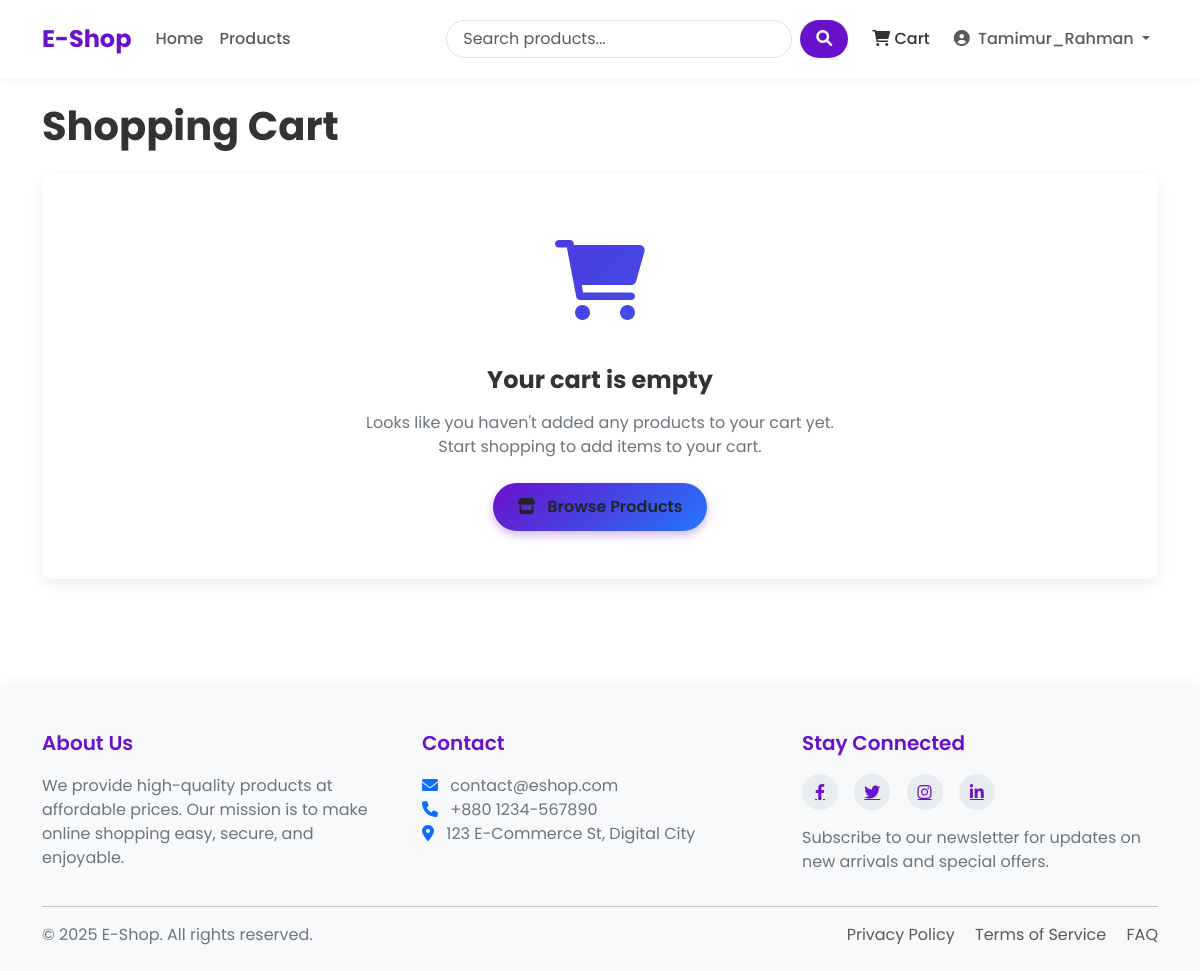
The app's page /cart/ (signed in), older data.
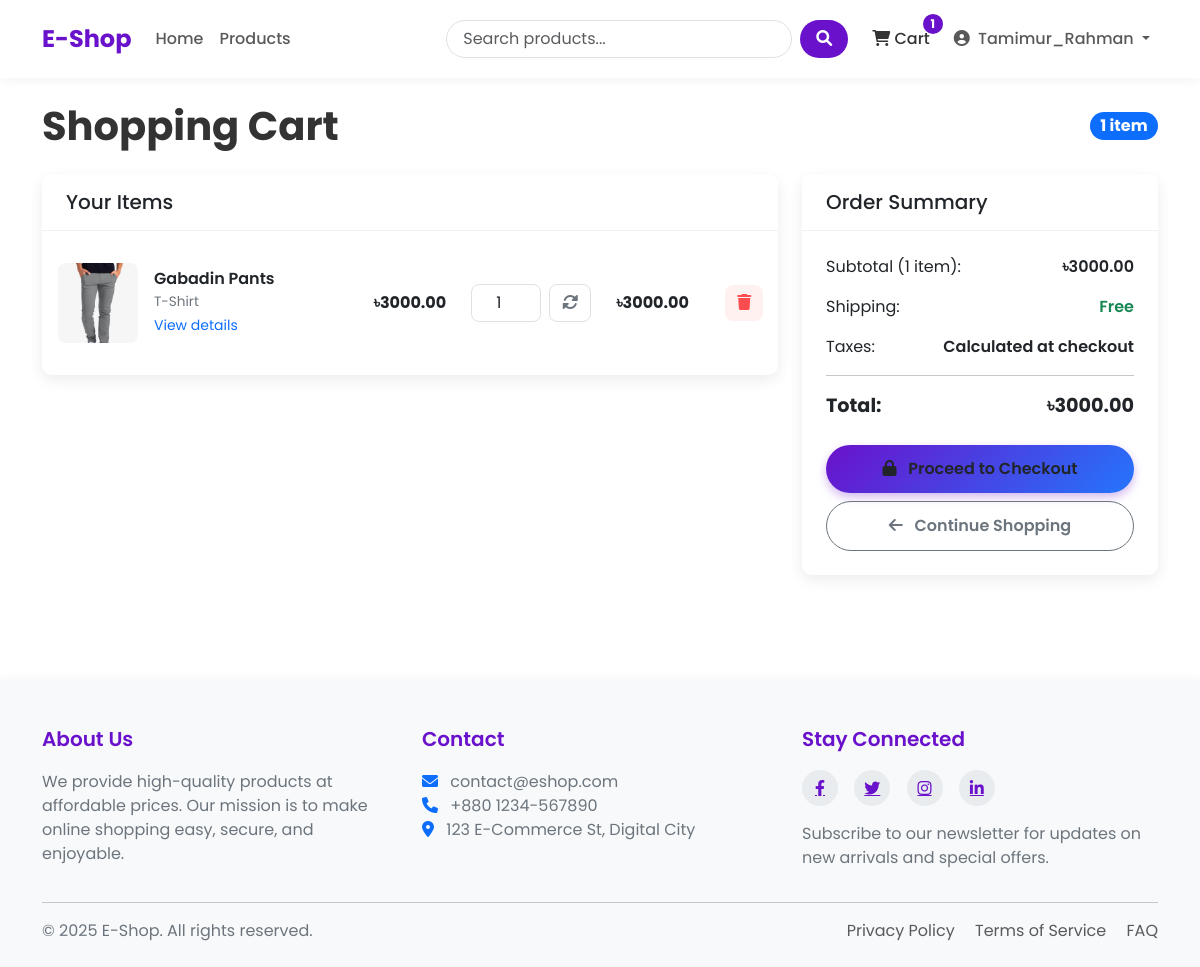
The same page, newer data.
### shop/models.py (models this page shows, shortened)
class Cart(models.Model):
    user = models.OneToOneField(User, on_delete=models.CASCADE)
    created_at = models.DateTimeField(auto_now_add=True)
    updated_at = models.DateTimeField(auto_now = True)
    def get_total_price(self):
        items = self.items.all() # specific cart items
        return sum(item.get_cost() for item in items)
    def get_total_items(self):
        qty = self.items.all()
        return sum(qty.quantity for qty in qty)

class CartItem(models.Model):
    cart = models.ForeignKey(Cart,on_delete=models.CASCADE,related_name='items')
    product = models.ForeignKey(Product,on_delete=models.CASCADE)
    quantity = models.PositiveIntegerField(default=1)
    def get_cost(self):
        return (self.product.price)*(self.quantity)

class Product(models.Model):
    name = models.CharField(max_length=200)
    slug = models.SlugField(max_length=200,unique=True)
    category = models.ForeignKey(Category,on_delete=models.CASCADE,related_name='products')
    description = models.TextField()
    price = models.DecimalField(max_digits=10,decimal_places=2) #122.23
    stock = models.PositiveBigIntegerField(default=1)
    available = models.BooleanField(default=True)
    created = models.DateTimeField(auto_now_add=True)
    updated = models.DateTimeField(auto_now=True)
    image = models.ImageField(upload_to = 'products/%Y/%m/%d')

class Category(models.Model):
    name = models.CharField(max_length=100)
    slug = models.SlugField(max_length=100,unique=True,null=True,blank=True)
    description = models.TextField(blank=True)
    class Meta:
        verbose_name_plural = 'Categories'

### shop/views.py (the view)
# urls.py: path('cart/',views.cart_detail,name='cart_detail'),
@login_required
def cart_detail(request):
    try:
        cart = models.Cart.objects.get(user=request.user)
    except models.Cart.DoesNotExist:
        cart = models.Cart.objects.create(user=request.user)
    return render(request,'shop/cart.html',{'cart':cart})

### shop/context_processors.py (called while the page is built)
def cart_items_count(request):
    if request.user.is_authenticated:
        try:
            cart = Cart.objects.get(user=request.user)
            return {'cart_items_count': cart.get_total_items()}
        except Cart.DoesNotExist:
            return {'cart_items_count':0}
    return {'cart_items_count':0}

### templates/shop/cart.html (shortened to what this page needs)
{% extends 'base.html' %}
{% block content %}
<div class="cart-header">
    <h1 class="cart-title">Shopping Cart</h1>
    {% if cart.items.all %}
    <span class="badge bg-primary rounded-pill fs-6">{{ cart.get_total_items }} item{{ cart.get_total_items|pluralize }}</span>
    {% endif %}
</div>
{% if cart.items.all %}
<div class="row">
    <div class="col-lg-8">
        <div class="cart-card card">
            <div class="card-header">
                <h5 class="mb-0">Your Items</h5>
            </div>
            <div class="card-body">
                {% for item in cart.items.all %}
                <div class="cart-item row align-items-center">
                    <div class="col-md-5">
                        <div class="d-flex align-items-center">
                            {% if item.product.image %}
                            <div class="cart-item-image me-3">
                                <img src="{{ item.product.image.url }}" alt="{{ item.product.name }}"
                                     class="img-fluid">
                            </div>
                            {% else %}
                            <div class="bg-light text-center cart-item-image me-3 d-flex justify-content-center align-items-center">
                                <i class="fas fa-image fa-2x text-muted"></i>
                            </div>
                            {% endif %}
                            <div>
                                <h6 class="cart-item-title">{{ item.product.name }}</h6>
                                <div class="cart-item-category">{{ item.product.category.name }}</div>
                                <a href="{% url 'shop:product_detail' item.product.slug %}" class="text-decoration-none">
                                    <small class="text-primary">View details</small>
                                </a>
                            </div>
                        </div>
                    </div>
                    <div class="col-md-2 text-center">
                        <div class="fw-bold">৳{{ item.product.price }}</div>
                    </div>
                    <div class="col-md-2">
                        <form action="{% url 'shop:cart_update' item.product.id %}" method="post" class="d-flex align-items-center justify-content-center">
                            <input type="number" name="quantity" class="form-control cart-quantity-input"
                                   value="{{ item.quantity }}" min="1" max="{{ item.product.stock }}">
                            <button type="submit" class="cart-update-btn ms-2">
                                <i class="fas fa-sync-alt"></i>
                            </button>
                        </form>
                    </div>
                    <div class="col-md-2 text-center">
                        <div class="fw-bold">৳{{ item.get_cost }}</div>
                    </div>
                    <div class="col-md-1 text-end">
                        <form action="{% url 'shop:cart_remove' item.product.id %}" method="post">
                            <button type="submit" class="cart-remove-btn">
                                <i class="fas fa-trash"></i>
                            </button>
                        </form>
                    </div>
                </div>
                {% endfor %}
            </div>
        </div>
    </div>
    <div class="col-lg-4">
        <div class="summary-card card">
            <div class="card-header">
                <h5 class="mb-0">Order Summary</h5>
            </div>
            <div class="card-body">
                <div class="summary-item">
                    <span>Subtotal ({{ cart.get_total_items }} item{{ cart.get_total_items|pluralize }}):</span>
                    <span class="summary-value">৳{{ cart.get_total_price }}</span>
                </div>
                <div class="summary-item">
                    <span>Shipping:</span>
                    <span class="summary-value text-success">Free</span>
                </div>
                <div class="summary-item">
                    <span>Taxes:</span>
                    <span class="summary-value">Calculated at checkout</span>
                </div>
                <hr>
                <div class="summary-item mb-4">
                    <span class="summary-total">Total:</span>
                    <span class="summary-total">৳{{ cart.get_total_price }}</span>
                </div>
                <div class="d-grid gap-2">
                    <a href="{% url 'shop:checkout' %}" class="btn checkout-btn">
                        <i class="fas fa-lock me-2"></i> Proceed to Checkout
                    </a>
                    <a href="{% url 'shop:product_list' %}" class="btn btn-outline-secondary continue-btn">
                        <i class="fas fa-arrow-left me-2"></i> Continue Shopping
                    </a>
                </div>
            </div>
        </div>
    </div>
</div>
{% else %}
<div class="empty-cart">
    <div class="empty-cart-icon">
        <i class="fas fa-shopping-cart"></i>
    </div>
    <h3 class="empty-cart-title">Your cart is empty</h3>
    <p class="empty-cart-text">Looks like you haven't added any products to your cart yet.<br>Start shopping to add items to your cart.</p>
    <a href="{% url 'shop:product_list' %}" class="btn browse-btn">
        <i class="fas fa-store me-2"></i> Browse Products
    </a>
</div>
{% endif %}
{% endblock %}

### templates/base.html (shortened to what this page needs)
<!DOCTYPE html>
<html lang="en">
<head>
    <link href="https://cdn.jsdelivr.net/npm/bootstrap@5.3.0/dist/css/bootstrap.min.css" rel="stylesheet">
    <link rel="stylesheet" href="https://cdnjs.cloudflare.com/ajax/libs/font-awesome/6.0.0/css/all.min.css">
    {% load static %}
</head>
<body>
    <header>
        <nav class="navbar navbar-expand-lg navbar-light bg-white">
            <div class="container">
                <a class="navbar-brand" href="{% url 'shop:home' %}">E-Shop</a>
                <div class="collapse navbar-collapse" id="navbarNav">
                    <ul class="navbar-nav me-auto mb-2 mb-lg-0">
                        <li class="nav-item {% if request.path == '/' %}active{% endif %}">
                            <a class="nav-link" href="{% url 'shop:home' %}">Home</a>
                        </li>
                        <li class="nav-item {% if '/products/' in request.path %}active{% endif %}">
                            <a class="nav-link" href="{% url 'shop:product_list' %}">Products</a>
                        </li>
                    </ul>
                    <form class="d-flex search-box me-3" action="{% url 'shop:product_list' %}" method="get">
                        <input class="form-control search-input me-2" type="search" name="search" placeholder="Search products..." aria-label="Search">
                        <button class="btn search-btn" type="submit">
                            <i class="fas fa-search"></i>
                        </button>
                    </form>
                    <ul class="navbar-nav">
                        <li class="nav-item me-2">
                            <a class="nav-link cart-btn" href="{% url 'shop:cart_detail' %}">
                                <i class="fas fa-shopping-cart"></i> Cart
                                {% if cart_items_count %}
                                    <span class="badge rounded-pill cart-badge">{{ cart_items_count }}</span>
                                {% endif %}
                            </a>
                        </li>
                        {% if user.is_authenticated %}
                            <li class="nav-item dropdown">
                                <a class="nav-link dropdown-toggle" href="#" id="navbarDropdown" role="button"
                                   data-bs-toggle="dropdown" aria-expanded="false">
                                    <i class="fas fa-user-circle me-1"></i> {{ user.username }}
                                </a>
                            </li>
                        {% endif %}
                    </ul>
                </div>
            </div>
        </nav>
    </header>
    <main class="container my-4">
        {% block content %}{% endblock %}
    </main>
    <footer>
        <div class="container">
            <div class="row">
                <div class="col-md-4 mb-4 mb-md-0">
                    <h5>About Us</h5>
                    <p>We provide high-quality products at affordable prices. Our mission is to make online shopping easy, secure, and enjoyable.</p>
                </div>
                <div class="col-md-4 mb-4 mb-md-0">
                    <h5>Contact</h5>
                    <p>
                        <i class="fas fa-envelope me-2 text-primary"></i> contact@eshop.com<br>
                        <i class="fas fa-phone me-2 text-primary"></i> +880 1234-567890<br>
                        <i class="fas fa-map-marker-alt me-2 text-primary"></i> 123 E-Commerce St, Digital City
                    </p>
                </div>
                <div class="col-md-4">
                    <h5>Stay Connected</h5>
                    <div class="social-icons mb-3">
                        <a href="#"><i class="fab fa-facebook-f"></i></a>
                        <a href="#"><i class="fab fa-twitter"></i></a>
                        <a href="#"><i class="fab fa-instagram"></i></a>
                        <a href="#"><i class="fab fa-linkedin-in"></i></a>
                    </div>
                    <p>Subscribe to our newsletter for updates on new arrivals and special offers.</p>
                </div>
            </div>
            <hr>
            <div class="row mt-3">
                <div class="col-md-6 mb-2 mb-md-0">
                    <p class="mb-0">&copy; {% now "Y" %} E-Shop. All rights reserved.</p>
                </div>
                <div class="col-md-6 text-md-end">
                    <p class="mb-0">
                        <a href="#" class="text-decoration-none me-3 text-muted">Privacy Policy</a>
                        <a href="#" class="text-decoration-none me-3 text-muted">Terms of Service</a>
                        <a href="#" class="text-decoration-none text-muted">FAQ</a>
                    </p>
                </div>
            </div>
        </div>
    </footer>
</body>
</html>

### templates/shop/cart.html (style rules this page uses)
.cart-header { display: flex; justify-content: space-between; align-items: center; margin-bottom: 1.5rem; }
.cart-title { font-weight: 700; color: var(--text-color); margin-bottom: 0; }
.cart-card { border: none; border-radius: var(--border-radius); box-shadow: var(--box-shadow); overflow: hidden; margin-bottom: 1.5rem; }
.cart-card .card-header { background-color: white; border-bottom: 1px solid rgba(0,0,0,0.05); padding: 1rem 1.5rem; }
.cart-item { padding: 1rem 0; border-bottom: 1px solid rgba(0,0,0,0.05); }
.cart-item:last-child { border-bottom: none; }
.cart-item-image { width: 80px; height: 80px; object-fit: cover; border-radius: 8px; overflow: hidden; }
.cart-item-title { font-weight: 600; font-size: 1rem; margin-bottom: 0.25rem; }
.cart-item-category { color: var(--text-light); font-size: 0.85rem; }
.cart-quantity-input { width: 70px; text-align: center; border-radius: 8px; border: 1px solid #dee2e6; }
.cart-update-btn { background-color: white; border: 1px solid #dee2e6; color: var(--text-light); border-radius: 8px; padding: 0.375rem 0.75rem; transition: all 0.2s; }
.cart-remove-btn { background-color: #fff1f0; color: #ff4d4f; border: none; border-radius: 8px; padding: 0.375rem 0.75rem; transition: all 0.2s; }
.summary-card { border: none; border-radius: var(--border-radius); box-shadow: var(--box-shadow); position: sticky; top: 20px; }
.summary-card .card-header { background-color: white; border-bottom: 1px solid rgba(0,0,0,0.05); padding: 1rem 1.5rem; }
.summary-card .card-body { padding: 1.5rem; }
.summary-item { display: flex; justify-content: space-between; margin-bottom: 1rem; }
.summary-value { font-weight: 600; }
.summary-total { font-size: 1.2rem; font-weight: 700; }
.checkout-btn { background: linear-gradient(135deg, var(--primary-color) 0%, var(--secondary-color) 100%); border: none; border-radius: 50px; padding: 0.75rem 1.5rem; font-weight: 600; transition: all 0.3s; box-shadow: 0 4px 10px rgba(106, 17, 203, 0.3); }
.continue-btn { border-radius: 50px; padding: 0.75rem 1.5rem; font-weight: 600; }

### templates/base.html (style rules this page uses)
:root { --primary-color: #6a11cb; --primary-dark: #5a0cb8; --primary-light: #7c4ddb; --secondary-color: #2575fc; --text-color: #333333; --text-light: #6c757d; --bg-light: #f8f9fa; --border-radius: 10px; --box-shadow: 0 5px 15px rgba(0,0,0,0.08); }
body { font-family: 'Poppins', sans-serif; color: var(--text-color); display: flex; flex-direction: column; min-height: 100vh; }
main { flex: 1; }
.navbar { padding: 1rem 0; box-shadow: 0 2px 10px rgba(0,0,0,0.05); }
.navbar-brand { font-weight: 700; font-size: 1.5rem; color: var(--primary-color); }
.nav-link { font-weight: 500; padding: 0.5rem 1rem; transition: all 0.3s ease; }
.search-box { position: relative; }
.search-input { border-radius: 50px; padding-left: 1rem; border: 1px solid #dee2e6; transition: all 0.3s ease; }
.search-btn { border-radius: 50px; background-color: var(--primary-color); color: white; padding: 0.375rem 1rem; border: none; }
.cart-btn { position: relative; padding: 0.5rem 1rem; color: var(--text-color); transition: all 0.3s ease; }
.cart-badge { position: absolute; top: 0; right: 0; transform: translate(25%, -25%); background-color: var(--primary-color); }
footer { background-color: var(--bg-light); padding: 3rem 0 1.5rem; margin-top: 5rem; box-shadow: 0 -2px 10px rgba(0,0,0,0.03); }
footer h5 { font-weight: 600; margin-bottom: 1.2rem; color: var(--primary-color); }
footer p { color: var(--text-light); }
.social-icons a { display: inline-flex; align-items: center; justify-content: center; width: 36px; height: 36px; background-color: #e9ecef; color: var(--primary-color); border-radius: 50%; margin-right: 0.75rem; transition: all 0.3s ease; }

Row changes from the older to the newer data that the page shows:
added Cart: get_total_items "1", get_total_price "3000.00"
added CartItem: product.image (picture), product.name "Gabadin Pants", product.category.name "T-Shirt", product.price "3000.00", quantity "1", get_cost "3000.00"
Text that changed along with them:
{{ cart_items_count }}: (not shown) → "1"
text no longer shown: "Your cart is empty Looks like you haven't added any products to your cart yet. Start shopping to add items to your cart. Browse Products"
text now shown: "item Your Items Order Summary Subtotal ( item ): ৳ Shipping: Free Taxes: Calculated at checkout Total: ৳ Proceed to Checkout Continue Shopping"
